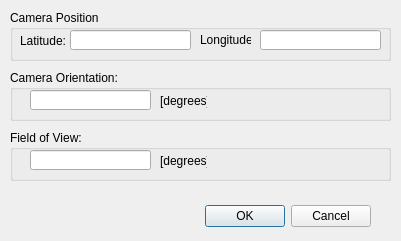
<?xml version="1.0" encoding="UTF-8"?>
<ui version="4.0">
 <class>CameraDialog</class>
 <widget class="QDialog" name="CameraDialog">
  <property name="geometry">
   <rect>
    <x>0</x>
    <y>0</y>
    <width>401</width>
    <height>241</height>
   </rect>
  </property>
  <property name="windowTitle">
   <string>Camera Dialog</string>
  </property>
  <widget class="QWidget" name="layoutWidget">
   <property name="geometry">
    <rect>
     <x>20</x>
     <y>200</y>
     <width>351</width>
     <height>33</height>
    </rect>
   </property>
   <layout class="QHBoxLayout">
    <property name="spacing">
     <number>6</number>
    </property>
    <property name="leftMargin">
     <number>0</number>
    </property>
    <property name="topMargin">
     <number>0</number>
    </property>
    <property name="rightMargin">
     <number>0</number>
    </property>
    <property name="bottomMargin">
     <number>0</number>
    </property>
    <item>
     <spacer>
      <property name="orientation">
       <enum>Qt::Horizontal</enum>
      </property>
      <property name="sizeHint" stdset="0">
       <size>
        <width>131</width>
        <height>31</height>
       </size>
      </property>
     </spacer>
    </item>
    <item>
     <widget class="QPushButton" name="okButton">
      <property name="text">
       <string>OK</string>
      </property>
     </widget>
    </item>
    <item>
     <widget class="QPushButton" name="cancelButton">
      <property name="text">
       <string>Cancel</string>
      </property>
     </widget>
    </item>
   </layout>
  </widget>
  <widget class="QGroupBox" name="groupBox">
   <property name="geometry">
    <rect>
     <x>10</x>
     <y>10</y>
     <width>381</width>
     <height>51</height>
    </rect>
   </property>
   <property name="title">
    <string>Camera Position</string>
   </property>
   <widget class="QLabel" name="label_3">
    <property name="geometry">
     <rect>
      <x>190</x>
      <y>20</y>
      <width>51</width>
      <height>20</height>
     </rect>
    </property>
    <property name="text">
     <string>Longitude:</string>
    </property>
   </widget>
   <widget class="QLabel" name="label_2">
    <property name="geometry">
     <rect>
      <x>10</x>
      <y>20</y>
      <width>51</width>
      <height>21</height>
     </rect>
    </property>
    <property name="text">
     <string>Latitude:</string>
    </property>
   </widget>
   <widget class="QLineEdit" name="lineEditLongitude">
    <property name="geometry">
     <rect>
      <x>250</x>
      <y>20</y>
      <width>121</width>
      <height>20</height>
     </rect>
    </property>
   </widget>
   <widget class="QLineEdit" name="lineEditLatitude">
    <property name="geometry">
     <rect>
      <x>60</x>
      <y>20</y>
      <width>121</width>
      <height>20</height>
     </rect>
    </property>
   </widget>
  </widget>
  <widget class="QGroupBox" name="groupBox_2">
   <property name="geometry">
    <rect>
     <x>10</x>
     <y>70</y>
     <width>381</width>
     <height>51</height>
    </rect>
   </property>
   <property name="title">
    <string>Camera Orientation:</string>
   </property>
   <widget class="QLineEdit" name="lineEditOrientation">
    <property name="geometry">
     <rect>
      <x>20</x>
      <y>20</y>
      <width>121</width>
      <height>20</height>
     </rect>
    </property>
   </widget>
   <widget class="QLabel" name="label">
    <property name="geometry">
     <rect>
      <x>150</x>
      <y>20</y>
      <width>47</width>
      <height>21</height>
     </rect>
    </property>
    <property name="text">
     <string>[degrees]</string>
    </property>
   </widget>
  </widget>
  <widget class="QGroupBox" name="groupBox_3">
   <property name="geometry">
    <rect>
     <x>10</x>
     <y>130</y>
     <width>381</width>
     <height>51</height>
    </rect>
   </property>
   <property name="title">
    <string>Field of View:</string>
   </property>
   <widget class="QLineEdit" name="lineEditFOV">
    <property name="geometry">
     <rect>
      <x>20</x>
      <y>20</y>
      <width>121</width>
      <height>20</height>
     </rect>
    </property>
   </widget>
   <widget class="QLabel" name="label_4">
    <property name="geometry">
     <rect>
      <x>150</x>
      <y>20</y>
      <width>47</width>
      <height>21</height>
     </rect>
    </property>
    <property name="text">
     <string>[degrees]</string>
    </property>
   </widget>
  </widget>
 </widget>
 <resources/>
 <connections>
  <connection>
   <sender>okButton</sender>
   <signal>clicked()</signal>
   <receiver>CameraDialog</receiver>
   <slot>accept()</slot>
   <hints>
    <hint type="sourcelabel">
     <x>278</x>
     <y>253</y>
    </hint>
    <hint type="destinationlabel">
     <x>96</x>
     <y>254</y>
    </hint>
   </hints>
  </connection>
  <connection>
   <sender>cancelButton</sender>
   <signal>clicked()</signal>
   <receiver>CameraDialog</receiver>
   <slot>reject()</slot>
   <hints>
    <hint type="sourcelabel">
     <x>369</x>
     <y>253</y>
    </hint>
    <hint type="destinationlabel">
     <x>179</x>
     <y>282</y>
    </hint>
   </hints>
  </connection>
 </connections>
</ui>
